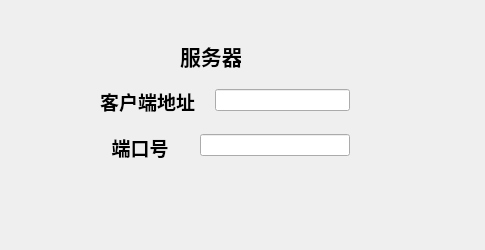
<?xml version="1.0" encoding="UTF-8"?>
<ui version="4.0">
 <class>Widget</class>
 <widget class="QWidget" name="Widget">
  <property name="geometry">
   <rect>
    <x>0</x>
    <y>0</y>
    <width>485</width>
    <height>250</height>
   </rect>
  </property>
  <property name="windowTitle">
   <string>Widget</string>
  </property>
  <widget class="QWidget" name="layoutWidget">
   <property name="geometry">
    <rect>
     <x>100</x>
     <y>87</y>
     <width>250</width>
     <height>71</height>
    </rect>
   </property>
   <layout class="QVBoxLayout" name="verticalLayout" stretch="0,0">
    <property name="spacing">
     <number>20</number>
    </property>
    <item>
     <layout class="QHBoxLayout" name="horizontalLayout">
      <item>
       <widget class="QLabel" name="label_2">
        <property name="maximumSize">
         <size>
          <width>100</width>
          <height>16777215</height>
         </size>
        </property>
        <property name="text">
         <string>&lt;html&gt;&lt;head/&gt;&lt;body&gt;&lt;p&gt;&lt;span style=&quot; font-size:14pt; font-weight:700;&quot;&gt;客户端地址&lt;/span&gt;&lt;/p&gt;&lt;/body&gt;&lt;/html&gt;</string>
        </property>
       </widget>
      </item>
      <item>
       <widget class="QLineEdit" name="lineEdit"/>
      </item>
     </layout>
    </item>
    <item>
     <layout class="QHBoxLayout" name="horizontalLayout_2">
      <item>
       <widget class="QLabel" name="label_3">
        <property name="minimumSize">
         <size>
          <width>80</width>
          <height>0</height>
         </size>
        </property>
        <property name="maximumSize">
         <size>
          <width>100</width>
          <height>16777215</height>
         </size>
        </property>
        <property name="text">
         <string>&lt;html&gt;&lt;head/&gt;&lt;body&gt;&lt;p align=&quot;center&quot;&gt;&lt;span style=&quot; font-size:14pt; font-weight:700;&quot;&gt;端口号&lt;/span&gt;&lt;/p&gt;&lt;/body&gt;&lt;/html&gt;</string>
        </property>
       </widget>
      </item>
      <item>
       <widget class="QLineEdit" name="lineEdit_2"/>
      </item>
     </layout>
    </item>
   </layout>
  </widget>
  <widget class="QLabel" name="label">
   <property name="geometry">
    <rect>
     <x>180</x>
     <y>40</y>
     <width>61</width>
     <height>31</height>
    </rect>
   </property>
   <property name="text">
    <string>&lt;html&gt;&lt;head/&gt;&lt;body&gt;&lt;p align=&quot;center&quot;&gt;&lt;span style=&quot; font-size:16pt; font-weight:700;&quot;&gt;服务器&lt;/span&gt;&lt;/p&gt;&lt;/body&gt;&lt;/html&gt;</string>
   </property>
  </widget>
 </widget>
 <resources/>
 <connections/>
</ui>
